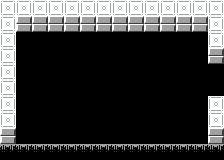

A 2D game scene composited from a Tiled map and its tileset images. What follows is a short description and the map's XML, with every tile layer's data as written:
An orthogonal 14x10 tile map with 16x16 px tiles, 1 tile layer (Tile Layer 1).

<map version="1.9" tiledversion="1.9.0" orientation="orthogonal" renderorder="right-down" width="14" height="10" tilewidth="16" tileheight="16" infinite="0" nextlayerid="2" nextobjectid="1">
 <tileset firstgid="1" source="../room_tileset.tsx" />
 <layer id="1" name="Tile Layer 1" width="14" height="10">
  <data encoding="csv">
4,4,4,4,4,4,4,4,4,4,4,4,4,4,
4,3,3,3,3,3,3,3,3,3,3,3,3,4,
4,1,1,1,1,1,1,1,1,1,1,1,1,4,
4,1,1,1,1,1,1,1,1,1,1,1,1,3,
4,1,1,1,1,1,1,1,1,1,1,1,1,1,
4,1,1,1,1,1,1,1,1,1,1,1,1,1,
4,1,1,1,1,1,1,1,1,1,1,1,1,4,
4,1,1,1,1,1,1,1,1,1,1,1,1,4,
3,1,1,1,1,1,1,1,1,1,1,1,1,3,
5,5,5,5,5,5,5,5,5,5,5,5,5,5
</data>
 </layer>
</map>
